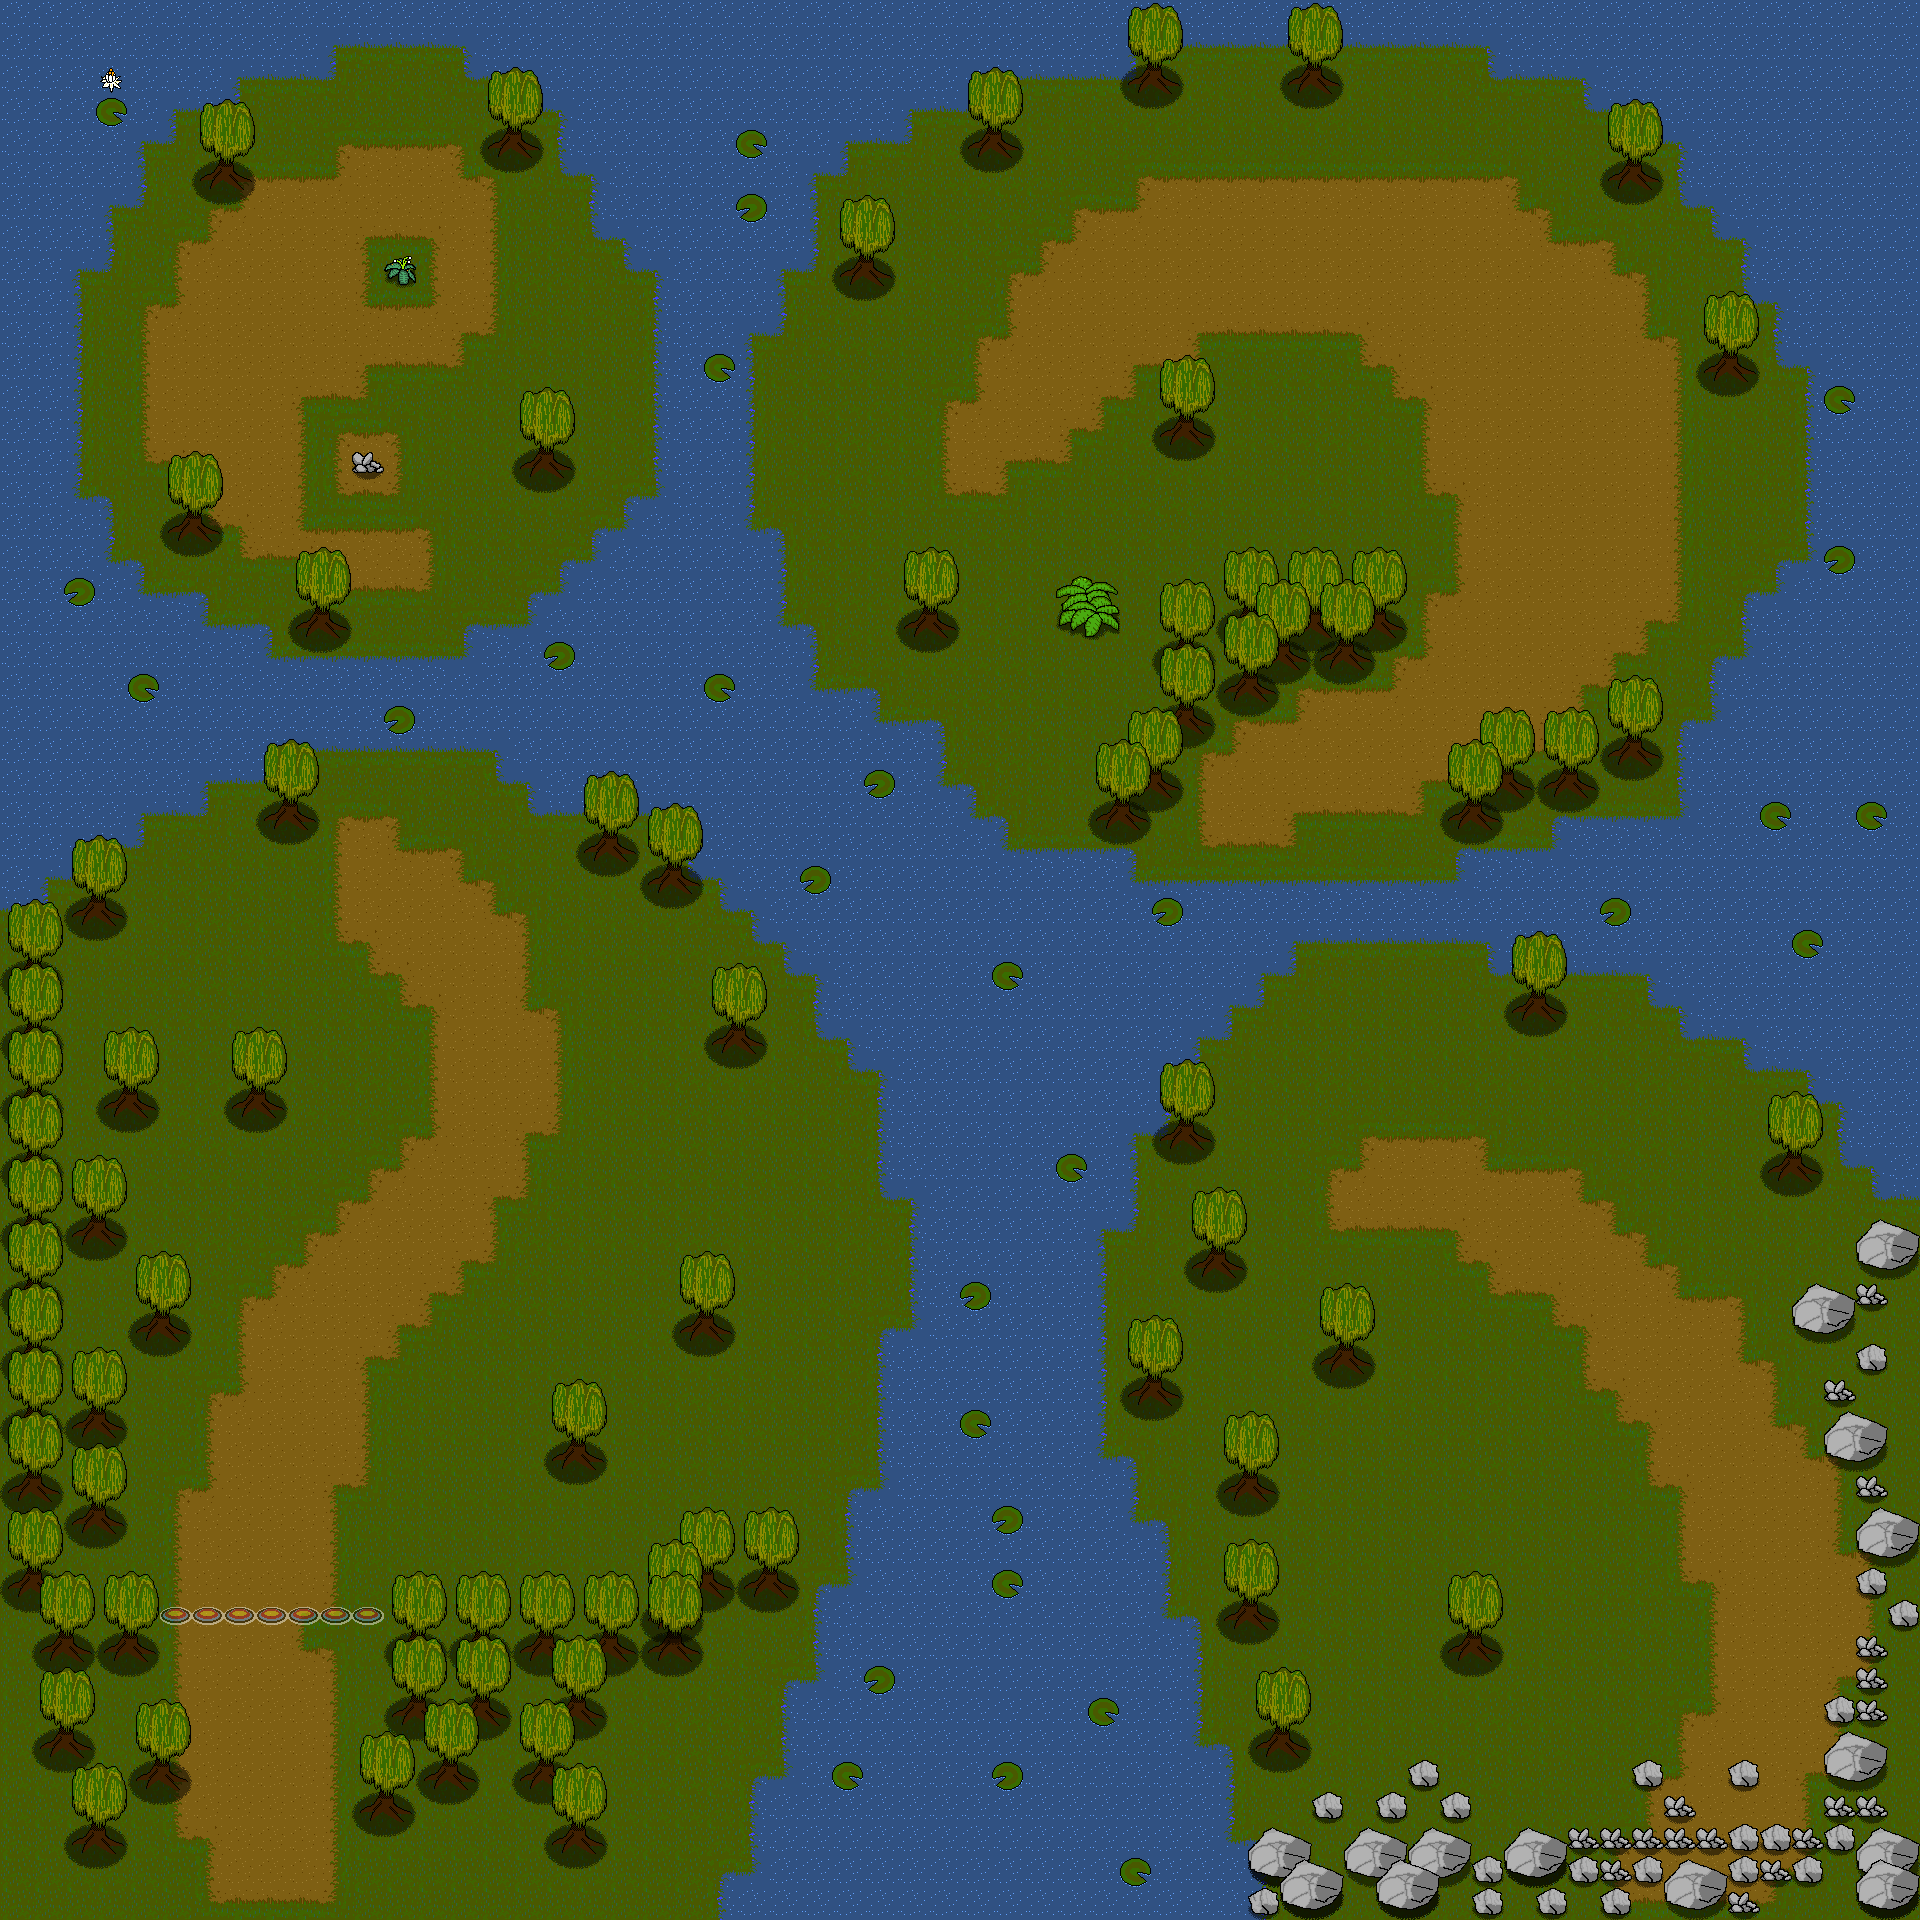

Below is a game level as drawn by its tile map, then a one-line description and the .tmx that defines it (tile-layer data replaced by summaries):
An orthogonal 60x60 tile map with 32x32 px tiles, 12 tile layers (bg, tree_trunk_1, tree_trunk_2, ornaments, ...), 3 hidden layers not drawn, 3 tilesets and 23 objects (7x enemy, 5x watcher, 5x health, 3x archer, 2x heart, ...).

<map version="1.0" orientation="orthogonal" renderorder="right-down" width="60" height="60" tilewidth="32" tileheight="32" nextobjectid="70">
 <tileset firstgid="1" name="forest" tilewidth="32" tileheight="32" tilecount="56" columns="7">
  <image source="../tilesets/forest.png" width="224" height="256" />
  <terraintypes>
   <terrain name="dirt" tile="-1" />
   <terrain name="grass" tile="-1" />
   <terrain name="water" tile="-1" />
  </terraintypes>
  <tile id="0" terrain="1,1,1,0" />
  <tile id="1" terrain="1,1,0,0" />
  <tile id="2" terrain="1,1,0,1" />
  <tile id="3" terrain="1,1,1,2" />
  <tile id="4" terrain="1,1,2,2" />
  <tile id="5" terrain="1,1,2,1" />
  <tile id="7" terrain="1,0,1,0" />
  <tile id="8" terrain="0,0,0,0" />
  <tile id="9" terrain="0,1,0,1" />
  <tile id="10" terrain="1,2,1,2" />
  <tile id="11" terrain="2,2,2,2" />
  <tile id="12" terrain="2,1,2,1" />
  <tile id="14" terrain="1,0,1,1" />
  <tile id="15" terrain="0,0,1,1" />
  <tile id="16" terrain="0,1,1,1" />
  <tile id="17" terrain="1,2,1,1" />
  <tile id="18" terrain="2,2,1,1" />
  <tile id="19" terrain="2,1,1,1" />
  <tile id="21" terrain="0,0,0,1" />
  <tile id="22" terrain="2,1,2,2" />
  <tile id="23" terrain="0,0,1,0" />
  <tile id="28" terrain="2,2,2,1" />
  <tile id="29" terrain="1,1,1,1" />
  <tile id="30" terrain="2,2,1,2" />
  <tile id="35" terrain="0,1,0,0" />
  <tile id="36" terrain="1,2,2,2" />
  <tile id="37" terrain="1,0,0,0" />
 </tileset>
 <tileset firstgid="57" name="objects" tilewidth="32" tileheight="32" tilecount="100" columns="10">
  <image source="../tilesets/objects.png" width="320" height="320" />
 </tileset>
 <tileset firstgid="157" name="swamp" tilewidth="32" tileheight="32" tilecount="56" columns="7">
  <image source="../tilesets/swamp.png" width="224" height="256" />
  <terraintypes>
   <terrain name="swamp_grass" tile="-1" />
   <terrain name="swamp_mud" tile="-1" />
   <terrain name="swamp_water" tile="-1" />
  </terraintypes>
  <tile id="0" terrain="0,0,0,1" />
  <tile id="1" terrain="0,0,1,1" />
  <tile id="2" terrain="0,0,1,0" />
  <tile id="3" terrain="0,0,0,2" />
  <tile id="4" terrain="0,0,2,2" />
  <tile id="5" terrain="0,0,2,0" />
  <tile id="7" terrain="0,1,0,1" />
  <tile id="8" terrain="1,1,1,1" />
  <tile id="9" terrain="1,0,1,0" />
  <tile id="10" terrain="0,2,0,2" />
  <tile id="11" terrain="2,2,2,2" />
  <tile id="12" terrain="2,0,2,0" />
  <tile id="14" terrain="0,1,0,0" />
  <tile id="15" terrain="1,1,0,0" />
  <tile id="16" terrain="1,0,0,0" />
  <tile id="17" terrain="0,2,0,0" />
  <tile id="18" terrain="2,2,0,0" />
  <tile id="19" terrain="2,0,0,0" />
  <tile id="21" terrain="1,1,1,0" />
  <tile id="22" terrain="2,0,2,2" />
  <tile id="23" terrain="1,1,0,1" />
  <tile id="28" terrain="2,2,2,0" />
  <tile id="29" terrain="0,0,0,0" />
  <tile id="30" terrain="2,2,0,2" />
  <tile id="35" terrain="1,0,1,1" />
  <tile id="36" terrain="0,2,2,2" />
  <tile id="37" terrain="0,1,1,1" />
 </tileset>
 <layer name="bg" width="60" height="60">
  <data>[3600 cells, 3600 non-empty, 27 distinct tile ids]</data>
 </layer>
 <layer name="tree_trunk_1" width="60" height="60">
  <data>[3600 cells, 206 non-empty, 8 distinct tile ids]</data>
 </layer>
 <layer name="tree_trunk_2" width="60" height="60">
  <data>[3600 cells, 40 non-empty, 6 distinct tile ids]</data>
 </layer>
 <layer name="ornaments" width="60" height="60">
  <data>[3600 cells, 97 non-empty, 11 distinct tile ids]</data>
 </layer>
 <layer name="wall" width="60" height="60">
  <data>[3600 cells, 0 non-empty, 0 distinct tile ids]</data>
 </layer>
 <layer name="ornaments2" width="60" height="60">
  <data>[3600 cells, 19 non-empty, 4 distinct tile ids]</data>
 </layer>
 <layer name="tree_trunk_3" width="60" height="60">
  <data>[3600 cells, 311 non-empty, 11 distinct tile ids]</data>
 </layer>
 <layer name="tree_trunk_4" width="60" height="60">
  <data>[3600 cells, 120 non-empty, 6 distinct tile ids]</data>
 </layer>
 <layer name="turtle_wall" width="60" height="60">
  <data>[3600 cells, 0 non-empty, 0 distinct tile ids]</data>
 </layer>
 <objectgroup name="objects" visible="0">
  <object id="37" name="archer_1" type="archer" gid="91" x="1664" y="608" width="32" height="32" />
  <object id="38" name="archer_2" type="archer" gid="91" x="1536" y="576" width="32" height="32" />
  <object id="39" name="archer_3" type="archer" gid="91" x="1414.67" y="556.667" width="32" height="32" />
  <object id="40" name="heart_1" type="heart" gid="91" x="1024" y="800" width="32" height="32" />
  <object id="41" name="heart_2" type="heart" gid="91" x="736" y="963" width="32" height="32" />
  <object id="42" name="oh vey" type="start" gid="71" x="1760" y="1728" width="32" height="32" />
  <object id="49" name="watcher_1" type="watcher" gid="104" x="416" y="576" width="32" height="32" />
  <object id="50" name="watcher_2" type="watcher" gid="104" x="288" y="448" width="32" height="32" />
  <object id="51" name="watcher_3" type="watcher" gid="104" x="416" y="384" width="32" height="32" />
  <object id="52" name="watcher_4" type="watcher" gid="104" x="480" y="512" width="32" height="32" />
  <object id="53" name="watcher_5" type="watcher" gid="104" x="256" y="512" width="32" height="32" />
  <object id="55" name="enemy_1" type="enemy" gid="104" x="1408" y="352" width="32" height="32" />
  <object id="56" name="enemy_2" type="enemy" gid="104" x="1504" y="320" width="32" height="32" />
  <object id="57" name="enemy_3" type="enemy" gid="104" x="1600" y="384" width="32" height="32" />
  <object id="58" name="enemy_4" type="enemy" gid="104" x="320" y="928" width="32" height="32" />
  <object id="59" name="enemy_5" type="enemy" gid="104" x="480" y="896" width="32" height="32" />
  <object id="60" name="enemy_6" type="enemy" gid="104" x="416" y="992" width="32" height="32" />
  <object id="61" name="enemy_7" type="enemy" gid="104" x="576" y="992" width="32" height="32" />
  <object id="64" name="health_1" type="health" gid="114" x="384" y="288" width="32" height="32" />
  <object id="65" name="health_2" type="health" gid="114" x="352" y="480" width="32" height="32" />
  <object id="66" name="health_3" type="health" gid="114" x="64" y="1152" width="32" height="32" />
  <object id="67" name="health_4" type="health" gid="114" x="544" y="1376" width="32" height="32" />
  <object id="68" name="health_5" type="health" gid="114" x="512" y="384" width="32" height="32" />
 </objectgroup>
 <layer name="gate_open" width="60" height="60">
  <data>[3600 cells, 0 non-empty, 0 distinct tile ids]</data>
 </layer>
 <layer name="gate_closed" width="60" height="60">
  <data>[3600 cells, 0 non-empty, 0 distinct tile ids]</data>
 </layer>
 <layer name="exit" width="60" height="60" opacity="0.45">
  <data>[3600 cells, 7 non-empty, 1 distinct tile ids]</data>
 </layer>
 <layer name="collision" width="60" height="60" visible="0" opacity="0.46">
  <data>[3600 cells, 1119 non-empty, 1 distinct tile ids]</data>
 </layer>
 <layer name="armadillo_burrow" width="60" height="60" visible="0" opacity="0.46">
  <data>[3600 cells, 1152 non-empty, 1 distinct tile ids]</data>
 </layer>
 <layer name="cat_water" width="60" height="60" visible="0" opacity="0.35">
  <data>[3600 cells, 26 non-empty, 1 distinct tile ids]</data>
 </layer>
</map>
